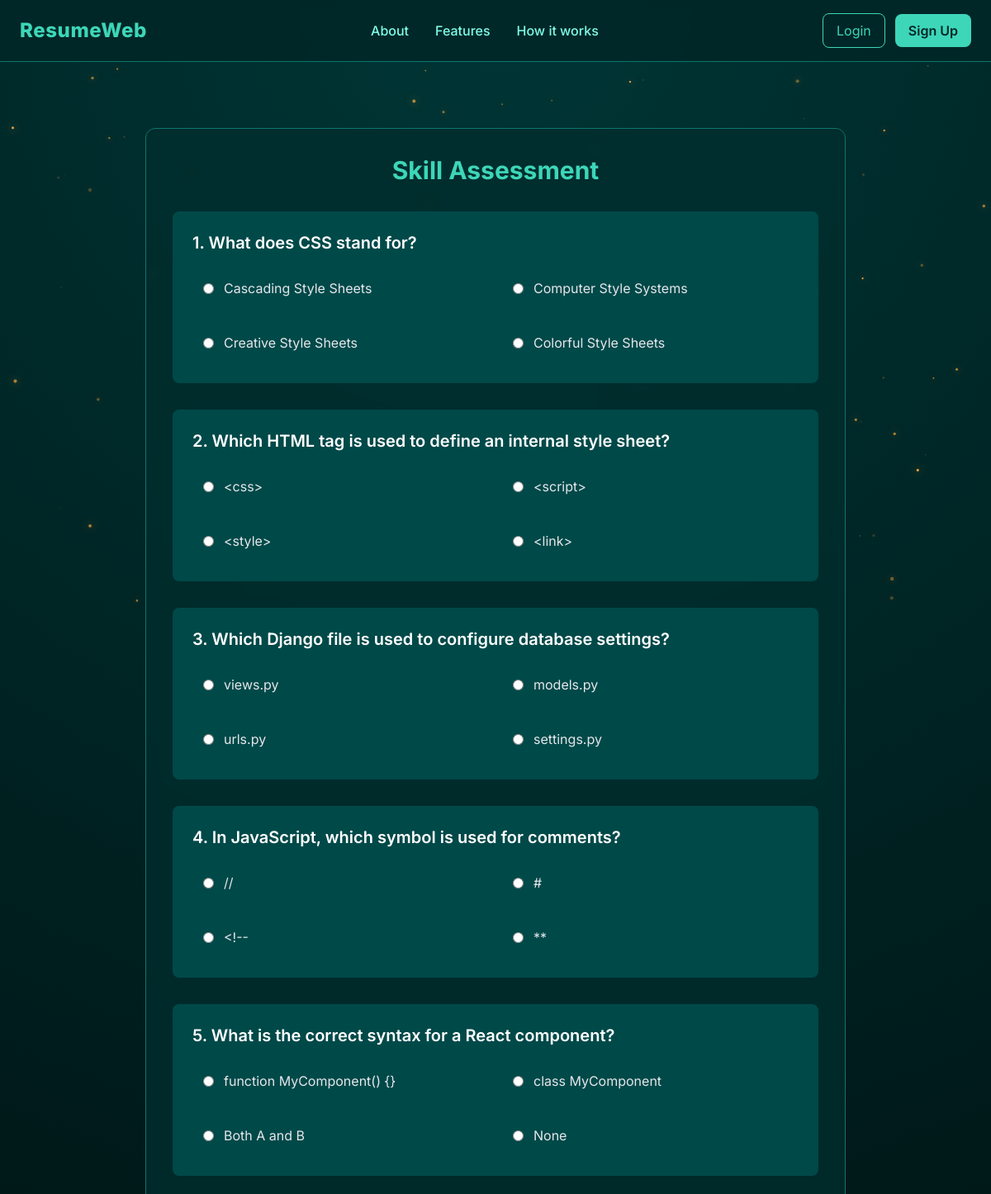
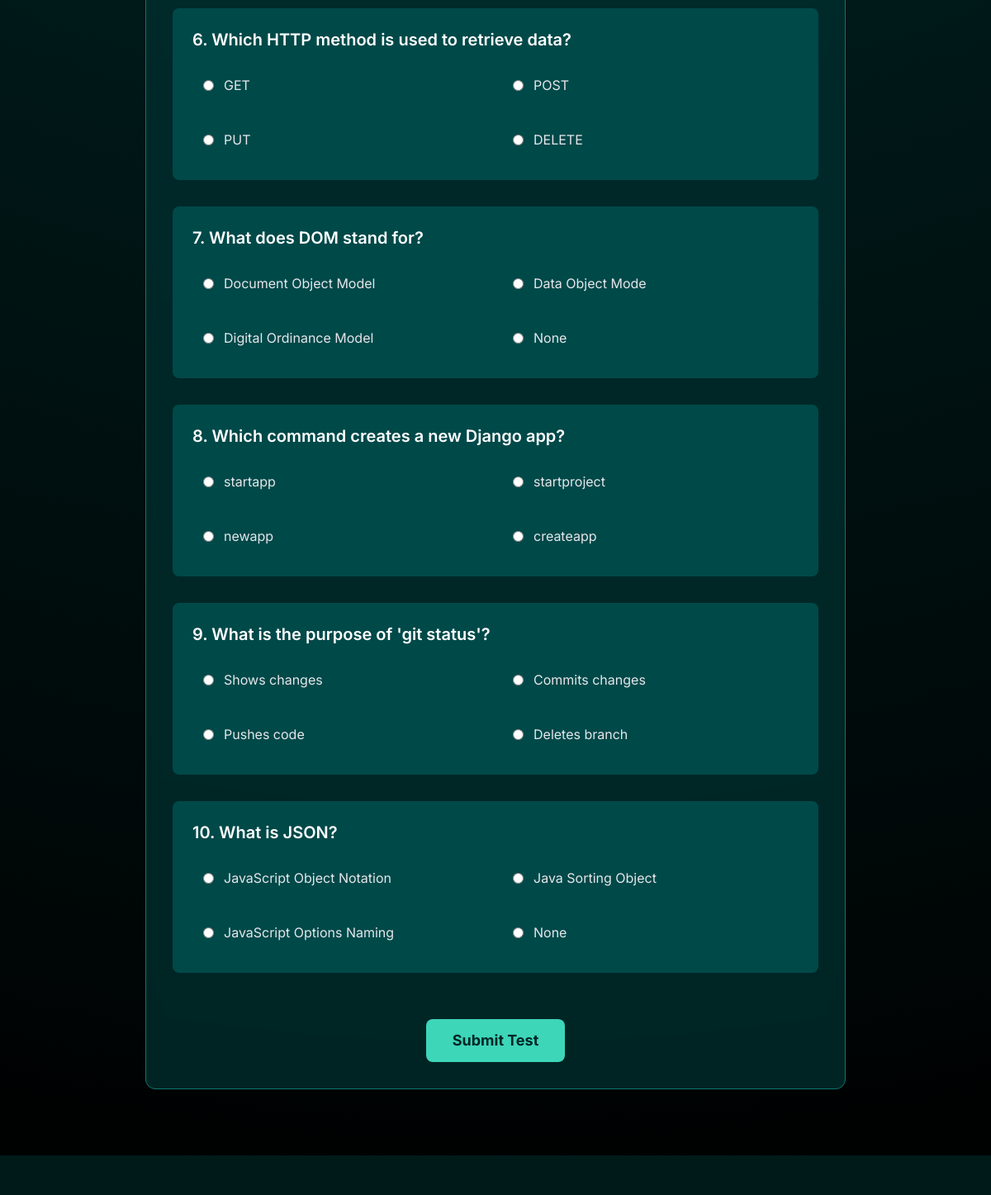
The app's page /test/8/ with its own data (2 pictures, top to bottom).
### assessment/models.py (models this page shows, shortened)
class Question(models.Model):
    job_role = models.ForeignKey(JobRole, on_delete=models.CASCADE, related_name='questions')
    text = models.CharField(max_length=500)
    options = models.JSONField(default=list)
    correct_answer = models.CharField(max_length=200)

### assessment/views.py (the view, shortened to what this page needs)
# urls.py: path('test/<int:resume_id>/', take_test, name='take_test'),
def take_test(request, resume_id):
    resume = Resume.objects.get(id=resume_id)
    questions = Question.objects.filter(job_role=resume.job_role)
    return render(request, 'test.html', {'resume': resume, 'questions': questions})

### templates/test.html (shortened to what this page needs)
{% extends 'base.html' %}
{% block content %}
<section class="max-w-4xl mx-auto px-6 py-20">
    <div class="bg-[#002d2d]/80 backdrop-blur p-8 rounded-xl shadow border border-[#0f766e]">
        <h2 class="text-3xl font-bold text-[#3dd6b8] mb-2 text-center">Skill Assessment</h2>
        <form method="post" class="space-y-8">
            {% for q in questions %}
            <div class="bg-[#004949] p-6 rounded-lg">
                <p class="text-xl font-semibold text-white mb-4">{{ forloop.counter }}. {{ q.text }}</p>
                <div class="grid grid-cols-1 md:grid-cols-2 gap-4">
                    {% for option in q.options %}
                    <label
                        class="flex items-center space-x-3 cursor-pointer p-3 rounded hover:bg-[#003636] transition border border-transparent hover:border-[#3dd6b8]">
                        <input type="radio" name="question_{{ q.id }}" value="{{ option }}"
                            class="form-radio text-[#3dd6b8] focus:ring-[#3dd6b8]" required>
                        <span class="text-gray-200">{{ option }}</span>
                    </label>
                    {% endfor %}
                </div>
            </div>
            {% empty %}
            <p class="text-center text-gray-400">No questions available for this role yet.</p>
            {% endfor %}
            {% if questions %}
            <div class="text-center pt-6">
                <button type="submit"
                    class="bg-[#3dd6b8] text-[#002727] px-8 py-3 rounded-lg font-bold text-lg hover:shadow-[0_0_20px_#3dd6b8] transition">
                    Submit Test
                </button>
            </div>
            {% endif %}
        </form>
    </div>
</section>
{% endblock %}

### templates/base.html (style rules this page uses)
body { font-family: 'Inter', sans-serif; background: radial-gradient(circle at top, #003636, #001a1a, #000); overflow-x: hidden; }

### records on screen
Question: text "What does CSS stand for?", options "Cascading Style Sheets" "Computer Style Systems" "Creative Style Sheets" "Colorful Style Sheets"
Question: text "Which HTML tag is used to define an internal style sheet?", options "<css>" "<script>" "<style>" "<link>"
Question: text "Which Django file is used to configure database settings?", options "views.py" "models.py" "urls.py" "settings.py"
Question: text "In JavaScript, which symbol is used for comments?", options "//" "#" "<!--" "**"
Question: text "What is the correct syntax for a React component?", options "function MyComponent() {}" "class MyComponent" "Both A and B" "None"
Question: text "Which HTTP method is used to retrieve data?", options "GET" "POST" "PUT" "DELETE"
Question: text "What does DOM stand for?", options "Document Object Model" "Data Object Mode" "Digital Ordinance Model" "None"
Question: text "Which command creates a new Django app?", options "startapp" "startproject" "newapp" "createapp"
Question: text "What is the purpose of 'git status'?", options "Shows changes" "Commits changes" "Pushes code" "Deletes branch"
Question: text "What is JSON?", options "JavaScript Object Notation" "Java Sorting Object" "JavaScript Options Naming" "None"
